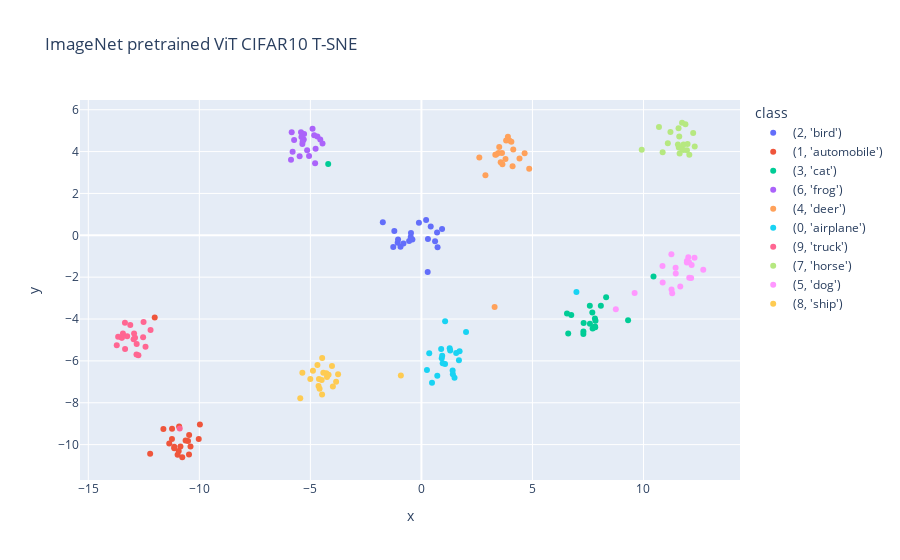

The notebook cell saved with this chart:
### Markdown cell above
#### Feature visualization by T-SNE

### Code cell
from sklearn.manifold import TSNE

tsne = TSNE(n_components=2)
X_tsne = tsne.fit_transform(X_in)

df_embed = pd.DataFrame(X_tsne)
df_embed = df_embed.rename(columns={0: 'x', 1: 'y'})
df_embed = df_embed.assign(label=y_in)
fig = px.scatter(
    df_embed,
    x='x',
    y='y',
    color='label',
    labels={'label': 'class'},
    title='ImageNet pretrained ViT CIFAR10 T-SNE',
)
fig.show()

### Figure 1 — Plotly figure (JSON) as saved in the notebook; plotly's stock layout.template omitted (floating-point values rounded to 4 significant figures)
{"data": [{"hovertemplate": "class=(2, 'bird')<br>x=%{x}<br>y=%{y}<extra></extra>", "legendgroup": "(2, 'bird')", "marker": {"color": "#636efa", "symbol": "circle"}, "mode": "markers", "name": "(2, 'bird')", "orientation": "v", "showlegend": true, "type": "scatter", "x": [-0.9409, -0.1123, -0.5539, 0.2827, 0.2115, -1.219, 0.7049, -1.069, -1.738, 0.4188, -1.267, -0.4707, -0.4807, -0.4061, 0.9297, -0.8094, 0.2943, 0.7275, -1.051, 0.6156], "xaxis": "x", "y": [-0.5419, 0.6016, -0.2737, -1.748, 0.7372, 0.2106, 0.1387, -0.3521, 0.6241, 0.4173, -0.5618, 0.1161, -0.08472, -0.2056, 0.3012, -0.3911, -0.1751, -0.5759, -0.1975, -0.2825], "yaxis": "y"}, {"hovertemplate": "class=(1, 'automobile')<br>x=%{x}<br>y=%{y}<extra></extra>", "legendgroup": "(1, 'automobile')", "marker": {"color": "#EF553B", "symbol": "circle"}, "mode": "markers", "name": "(1, 'automobile')", "orientation": "v", "showlegend": true, "type": "scatter", "x": [-10.03, -10.98, -11.62, -11.13, -10.51, -9.975, -10.85, -10.46, -12.01, -12.22, -10.62, -10.93, -10.91, -11.23, -10.47, -11.13, -11.23, -11.35, -10.77, -10.4], "xaxis": "x", "y": [-9.734, -10.49, -9.254, -10.17, -9.831, -9.037, -10.09, -9.546, -3.931, -10.44, -9.803, -10.31, -9.138, -9.735, -10.48, -10.1, -9.243, -9.945, -10.6, -10.09], "yaxis": "y"}, {"hovertemplate": "class=(3, 'cat')<br>x=%{x}<br>y=%{y}<extra></extra>", "legendgroup": "(3, 'cat')", "marker": {"color": "#00cc96", "symbol": "circle"}, "mode": "markers", "name": "(3, 'cat')", "orientation": "v", "showlegend": true, "type": "scatter", "x": [7.838, 8.08, 7.71, 10.45, 8.318, 9.306, 7.751, 7.589, 7.817, -4.198, 7.584, 6.61, 7.696, 7.292, 6.747, 7.827, 7.295, 6.556, 7.304, 7.813], "xaxis": "x", "y": [-4.079, -3.363, -4.456, -1.972, -2.961, -4.054, -4.394, -4.225, -4.358, 3.402, -3.364, -4.69, -3.682, -4.71, -3.806, -4.39, -4.592, -3.735, -4.191, -3.979], "yaxis": "y"}, {"hovertemplate": "class=(6, 'frog')<br>x=%{x}<br>y=%{y}<extra></extra>", "legendgroup": "(6, 'frog')", "marker": {"color": "#ab63fa", "symbol": "circle"}, "mode": "markers", "name": "(6, 'frog')", "orientation": "v", "showlegend": true, "type": "scatter", "x": [-4.453, -4.903, -5.059, -5.284, -5.298, -5.423, -4.684, -5.361, -5.347, -4.765, -5.733, -4.828, -5.484, -5.146, -4.787, -5.403, -5.873, -4.554, -5.801, -5.841], "xaxis": "x", "y": [4.392, 5.096, 3.795, 4.837, 4.578, 4.921, 4.72, 4.359, 4.48, 4.131, 4.548, 4.777, 3.776, 4.058, 3.438, 4.694, 3.608, 4.571, 3.992, 4.925], "yaxis": "y"}, {"hovertemplate": "class=(4, 'deer')<br>x=%{x}<br>y=%{y}<extra></extra>", "legendgroup": "(4, 'deer')", "marker": {"color": "#FFA15A", "symbol": "circle"}, "mode": "markers", "name": "(4, 'deer')", "orientation": "v", "showlegend": true, "type": "scatter", "x": [3.895, 3.472, 4.853, 2.882, 3.296, 3.814, 3.628, 4.416, 3.504, 3.57, 3.786, 3.959, 4.051, 3.368, 3.647, 4.648, 3.328, 2.608, 4.135, 4.105], "xaxis": "x", "y": [4.707, 3.929, 3.181, 2.868, -3.425, 4.525, 3.926, 3.67, 4.213, 3.492, 3.651, 4.534, 4.469, 3.856, 3.389, 3.92, 3.854, 3.717, 4.095, 3.303], "yaxis": "y"}, {"hovertemplate": "class=(0, 'airplane')<br>x=%{x}<br>y=%{y}<extra></extra>", "legendgroup": "(0, 'airplane')", "marker": {"color": "#19d3f3", "symbol": "circle"}, "mode": "markers", "name": "(0, 'airplane')", "orientation": "v", "showlegend": true, "type": "scatter", "x": [1.416, 1.69, 0.4766, 1.49, 1.064, 0.914, 0.8888, 6.98, 1.273, 0.3513, 1.066, 0.2493, 1.565, 1.719, 1.406, 0.7148, 0.9356, 2.009, 0.958, 1.296], "xaxis": "x", "y": [-6.644, -5.967, -7.05, -6.803, -6.154, -5.875, -5.435, -2.707, -5.394, -5.636, -4.106, -6.43, -5.627, -5.54, -6.458, -6.712, -5.752, -4.621, -6.108, -5.501], "yaxis": "y"}, {"hovertemplate": "class=(9, 'truck')<br>x=%{x}<br>y=%{y}<extra></extra>", "legendgroup": "(9, 'truck')", "marker": {"color": "#FF6692", "symbol": "circle"}, "mode": "markers", "name": "(9, 'truck')", "orientation": "v", "showlegend": true, "type": "scatter", "x": [-12.2, -13.35, -13.44, -10.88, -12.51, -12.74, -12.83, -12.94, -13.49, -13.72, -13.11, -12.96, -12.42, -13.49, -13.66, -13.34, -12.82, -13.25, -12.9, -12.53], "xaxis": "x", "y": [-4.521, -4.172, -4.689, -9.229, -4.141, -5.733, -5.69, -4.692, -4.889, -5.248, -4.283, -4.966, -5.318, -4.884, -4.85, -5.432, -5.199, -4.827, -4.895, -4.865], "yaxis": "y"}, {"hovertemplate": "class=(7, 'horse')<br>x=%{x}<br>y=%{y}<extra></extra>", "legendgroup": "(7, 'horse')", "marker": {"color": "#B6E880", "symbol": "circle"}, "mode": "markers", "name": "(7, 'horse')", "orientation": "v", "showlegend": true, "type": "scatter", "x": [11.58, 11.96, 11.59, 10.86, 12.31, 11.8, 11.71, 11.98, 9.921, 11.89, 11.61, 11.74, 12.24, 11.8, 11.1, 11.21, 12.06, 11.63, 10.7, 11.55], "xaxis": "x", "y": [5.109, 4.068, 4.199, 3.967, 4.24, 4.076, 4.164, 4.36, 4.088, 5.306, 4.719, 5.377, 4.886, 4.34, 4.403, 4.937, 3.85, 3.909, 5.173, 4.339], "yaxis": "y"}, {"hovertemplate": "class=(5, 'dog')<br>x=%{x}<br>y=%{y}<extra></extra>", "legendgroup": "(5, 'dog')", "marker": {"color": "#FF97FF", "symbol": "circle"}, "mode": "markers", "name": "(5, 'dog')", "orientation": "v", "showlegend": true, "type": "scatter", "x": [11.29, 11.66, 11.45, 12.3, 11.26, 11.45, 8.754, 10.86, 10.86, 12.69, 12.05, 12.15, 11.95, 11.96, 12.17, 12.06, 11.99, 12.02, 11.26, 9.6], "xaxis": "x", "y": [-2.768, -2.451, -1.551, -1.069, -0.9094, -1.825, -3.538, -2.25, -1.466, -1.647, -1.287, -2.042, -1.295, -1.231, -1.417, -2.026, -1.271, -1.045, -2.588, -2.756], "yaxis": "y"}, {"hovertemplate": "class=(8, 'ship')<br>x=%{x}<br>y=%{y}<extra></extra>", "legendgroup": "(8, 'ship')", "marker": {"color": "#FECB52", "symbol": "circle"}, "mode": "markers", "name": "(8, 'ship')", "orientation": "v", "showlegend": true, "type": "scatter", "x": [-4.633, -4.491, -4.586, -3.842, -4.253, -4.027, -5.456, -4.884, -3.987, -4.474, -4.614, -5.361, -4.682, -4.283, -4.416, -3.753, -5.003, -0.9261, -4.182, -4.47], "xaxis": "x", "y": [-7.204, -6.909, -7.326, -7.001, -6.767, -6.24, -7.782, -6.474, -7.229, -7.604, -6.862, -6.562, -6.196, -6.588, -6.564, -6.644, -6.865, -6.695, -6.662, -5.856], "yaxis": "y"}], "layout": {"legend": {"title": {"text": "class"}, "tracegroupgap": 0}, "title": {"text": "ImageNet pretrained ViT CIFAR10 T-SNE"}, "xaxis": {"anchor": "y", "domain": [0, 1], "title": {"text": "x"}}, "yaxis": {"anchor": "x", "domain": [0, 1], "title": {"text": "y"}}}}
